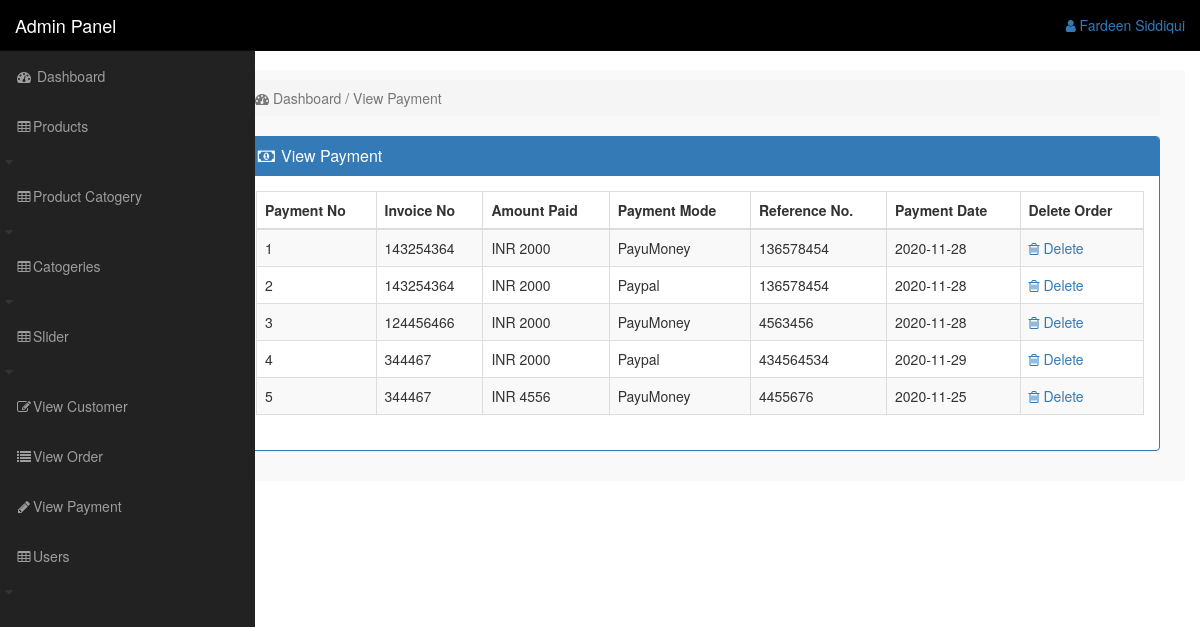
Page /admin_area/index.php?view_payment (signed in) on the committed database.
### tables this page shows
CREATE TABLE `payments` (
  `payment_id` int(100) NOT NULL,
  `invoice_no` int(100) NOT NULL,
  `amount` int(100) NOT NULL,
  `payment_mode` text NOT NULL,
  `ref_no` int(100) NOT NULL,
  `payment_date` text NOT NULL
);

### admin_area/view_payment.php (the view)
<?php
    if(!isset($_SESSION['admin_email'])){
        echo "<script>window.open('login.php','_self')</script>";
    }else{
?>
<div class="row">
    <div class="col-lg-12">
        <div class="breadcrumb">
            <li class="active">
                <i class="fa fa-dashboard"></i>
                Dashboard / View Payment
            </li>
        </div>
    </div>
</div>
<div class="row">
    <div class="col-lg-12">
        <div class="panel panel-primary">
            <div class="panel-heading">
                <h3 class="panel-title">
                    <i class="fa fa-money fa-fw"></i> View Payment
                </h3>
            </div>
            <div class="panel-body">
                <div class="table-responsive">
                    <table class="table table-hover table-bordered table-striped">
                        <thead>
                            <tr>
                                <th>Payment No</th>
                                <th>Invoice No</th>
                                <th>Amount Paid</th>
                                <th>Payment Mode</th>
                                <th>Reference No.</th>
                                <th>Payment Date</th>
                                <th>Delete Order</th>
                            </tr>
                        </thead>
                        <tbody>
                            <?php
                                $i = 0;
                                $get_p = "select * from payments";
                                $run_p = mysqli_query($con,$get_p);
                                while($row = mysqli_fetch_array($run_p)){
                                    $payment_id = $row['payment_id'];
                                    $invoice_no = $row['invoice_no'];
                                    $amount = $row['amount'];
                                    $payment_mode = $row['payment_mode'];
                                    $ref_no = $row['ref_no'];
                                    $payment_date = $row['payment_date'];
                                    $i++;
                            ?>
                            <tr>
                                <td><?php echo $i; ?></td>
                                <td><?php echo $invoice_no; ?></td>
                                <td> INR <?php echo $amount; ?></td>
                                <td> <?php echo $payment_mode; ?></td>
                                <td> <?php echo $ref_no; ?></td>
                                <td> <?php echo $payment_date; ?></td>
                                <td>
                                    <a href="index.php?delete_payment=<?php echo $payment_id; ?>">
                                        <i class="fa fa-trash-o"></i> Delete
                                    </a>
                                </td>
                            </tr>
                            <?php } ?>
                        </tbody>
                    </table>
                </div>
            </div>
        </div>
    </div>
</div>
<?php } ?>

### admin_area/includes/sidebar.php (shortened to what this page needs)
<?php
     if(!isset($_SESSION['admin_email'])){
        echo "<script>window.open('login.php','_self')</script>";
    }else{
?>
<nav class="navbar navbar-inverse navbar-fixed-top" style="background:black">
    <div class="navbar-header">
        <a href="index.php?dashboard" class="navbar-brand">Admin Panel</a>
    </div>
    <ul class="nav navbar-right top-nav">
        <li class="dropdown">
            <a href="#" class="dropdown-toggle" data-toggle="dropdown">
                <i class="fa fa-user"></i> <?php echo $admin_name ?>
            </a>
        </li>
    </ul>
    <div class="collapse navbar-collapse navbar-exl-collapse">
        <ul class="nav navbar-nav side-nav">
            <li>
                <a href="index.php?dashboard">
                    <i class="fa fa-fw fa-dashboard"></i> Dashboard
                </a>
            </li>
            <li>
                <a href="#" data-toggle="collapse" data-target="#products">
                    <i class="fa fa-fw fa-table"></i>Products </a>
                    <i class="fa fa-fw fa-caret-down"></i>
            </li>
            <li>
                <a href="#" data-toggle="collapse" data-target="#product_cat">
                    <i class="fa fa-fw fa-table"></i>Product Catogery</a>
                    <i class="fa fa-fw fa-caret-down"></i>
            </li>
            <li>
                <a href="#" data-toggle="collapse" data-target="#categories">
                    <i class="fa fa-fw fa-table"></i>Catogeries </a>
                    <i class="fa fa-fw fa-caret-down"></i>
            </li>
            <li>
                <a href="#" data-toggle="collapse" data-target="#slider">
                    <i class="fa fa-fw fa-table"></i>Slider </a>
                    <i class="fa fa-fw fa-caret-down"></i>
            </li>
            <li>
                <a href="index.php?view_customer">
                    <i class="fa fa-fw fa-edit"></i>View Customer
                </a>
            </li>
            <li>
                <a href="index.php?view_order">
                    <i class="fa fa-fw fa-list"></i>View Order
                </a>
            </li>
            <li>
                <a href="index.php?view_payment">
                    <i class="fa fa-fw fa-pencil"></i>View Payment
                </a>
            </li>
            <li>
                <a href="#" data-toggle="collapse" data-target="#users">
                    <i class="fa fa-fw fa-table"></i>Users </a>
                    <i class="fa fa-fw fa-caret-down"></i>
            </li>
        </ul>
    </div>
</nav>
    <?php } ?>

### admin_area/css/style.css (style rules this page uses)
body { margin-top: 70px; }
.top-nav { padding: 0 15px; }
.top-nav>li>a { padding-top: 15px; padding-bottom: 15px; line-height: 20px; }
@media (min-width : 768px) { .side-nav { position: fixed; top: 51px; width: 255px; border-radius: 0; overflow-y: auto; background-color: #222; bottom: 0; overflow-x: hidden; padding-bottom: 40px; } }
@media (min-width : 768px) { .side-nav>li>a { width: 255px; } }

### rows in the picture
payments: invoice_no "143254364", amount "2000", payment_mode "PayuMoney", ref_no "136578454", payment_date "2020-11-28"
payments: invoice_no "143254364", amount "2000", payment_mode "Paypal", ref_no "136578454", payment_date "2020-11-28"
payments: invoice_no "124456466", amount "2000", payment_mode "PayuMoney", ref_no "4563456", payment_date "2020-11-28"
payments: invoice_no "344467", amount "2000", payment_mode "Paypal", ref_no "434564534", payment_date "2020-11-29"
payments: invoice_no "344467", amount "4556", payment_mode "PayuMoney", ref_no "4455676", payment_date "2020-11-25"

### other values in the picture
$admin_name "Fardeen Siddiqui"
